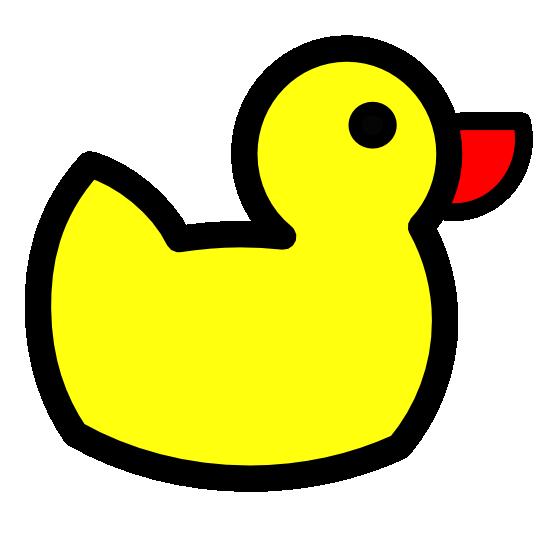
#> input picture my_new_image.png, 555 x 555 px
$ python ChiSquare.py
#> lines starting #> are read from the running program, lines starting #| are printed output that depends on the picture; long printed decimals are rounded
import cv2
import numpy as np
# import matplotlib.pyplot as plt
import math

from PIL import Image

im = Image.open("my_new_image.png")
#> im is the input picture: PIL image 555x555 RGB; mean R, G, B 216, 213.3, 132.7
rgb_im = im.convert('RGB')
rgb_im.save('my_new_image.jpg')

img_post=cv2.imread('my_new_image.jpg')
img_post_stego=cv2.imread('my_new_image.png')

img_post=cv2.resize(img_post, (800,600))
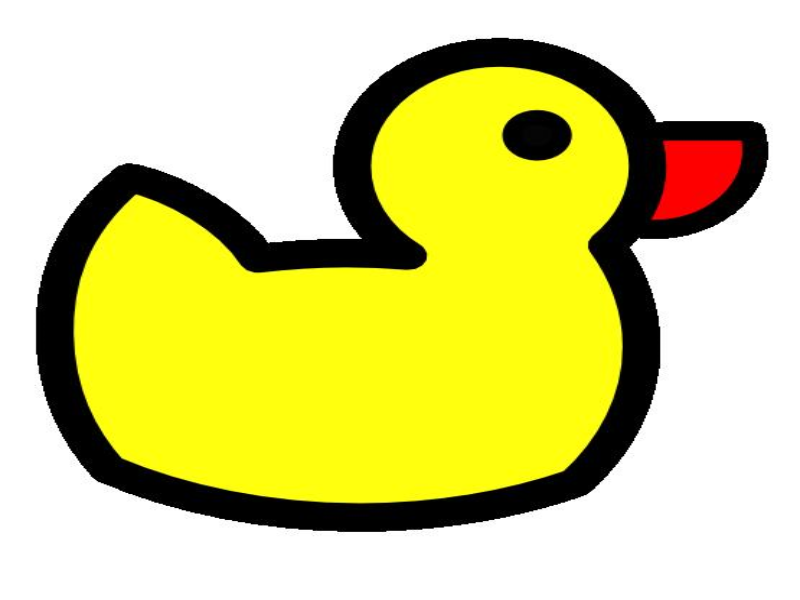
#> img_post: shape (600, 800, 3); mean B, G, R 133.2, 213.4, 216
img_post_stego=cv2.resize(img_post_stego, (800,600))
#> img_post_stego: shape (600, 800, 3)

#converting the img into binary
img_gray=cv2.cvtColor(img_post, cv2.COLOR_BGR2GRAY)
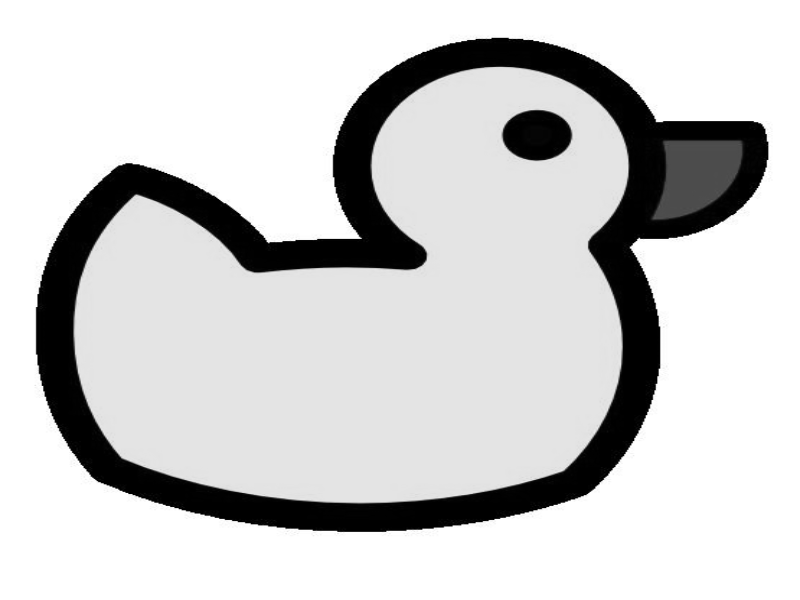
#> img_gray: shape (600, 800); min 0, max 255, mean 205.1

img_gray_stego=cv2.cvtColor(img_post_stego, cv2.COLOR_BGR2GRAY)


#enhancing the whites to be lighter and the greys to darker
#img_gray=cv2.convertScaleAbs(img_gray, alpha=1.10, beta=-20) #alpha is contrast, beta is brightness

#creating a numpy array of 0s
arr=np.zeros(shape=(256,1))
rows=img_post.shape[0]
#> rows = 600
cols=img_post.shape[1]
#> cols = 800
for i in range(rows):
    for j in range(cols):
        #read kth position and add 1 in it
        k=img_gray[i,j]
        arr[k,0]=arr[k,0]+1
#> after the loop, arr = 256 values, max 230147 at index 255, min 15 at index 91, mean 1875


#we get total no of values for each pixel in the image in normal image

#for stego image
arr_stego=np.zeros(shape=(256,1))
for i in range(rows):
    for j in range(cols):
        #read kth position and add 1 in it
        k=img_gray_stego[i,j]
        arr_stego[k,0]=arr_stego[k,0]+1
#> after the loop, arr_stego = 256 values, max 239308 at index 255, min 4 at index 236, mean 1875

#we get total no of values for each pixel in the image in normal image


#finding the difference between the 2 frequency arrays
diff_arr=arr-arr_stego
#> diff_arr = 256 values, max 12283 at index 1, min -29405 at index 0, mean 0
diff_arr=np.round(diff_arr, 2)

# [10 lines of commented-out code are left out]

count_pairs=0

for i in range(diff_arr.shape[0]-1):
    p1=diff_arr[i]
    p2=diff_arr[i+1]
    if(p1 != p2 and p1==abs(p2)):
        count_pairs=count_pairs+1
#> this loop made 255 passes
#> (p1, p2) on passes 1 to 3: ([-29405], [12283]), ([12283], [5761]), ([5761], [3280])
#> after the loop, count_pairs = 2

dist=0

for i in range(arr.shape[0]):
    p=arr[i]
    q=arr_stego[i]
    dist=dist+(pow((p-q),2))/(pow((p+q),2))
#> this loop made 256 passes
#> (p, q, dist) on passes 1 to 3: ([38517], [67922], [0.0763]), ([12564], [281], [0.991]), ([5978], [217], [1.86])
#> after the loop, dist = [36.4]

print("Probability of being a steganoimage: " + str(dist*100))
#| Probability of being a steganoimage: [3639.848]
